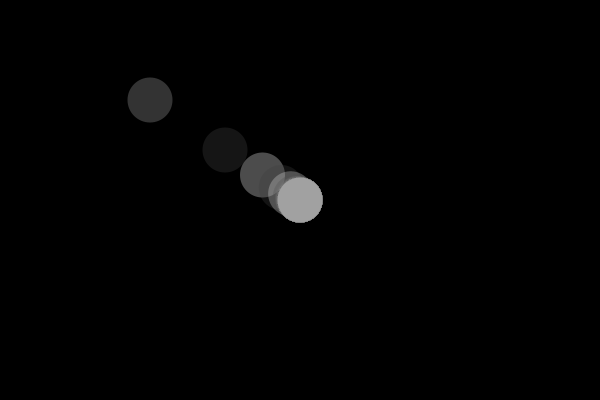
Frame 1 (no input)
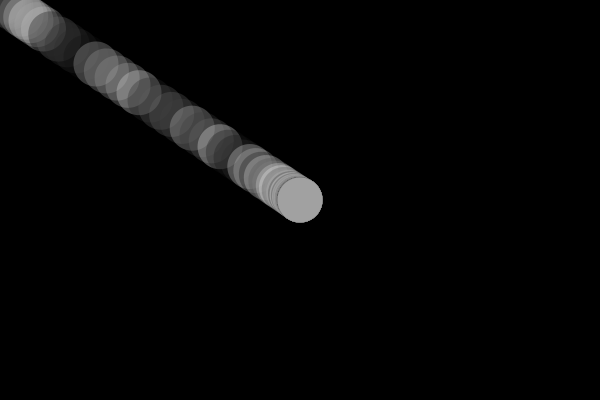
Frame 60 (the mouse pressed at the canvas centre just before this capture)
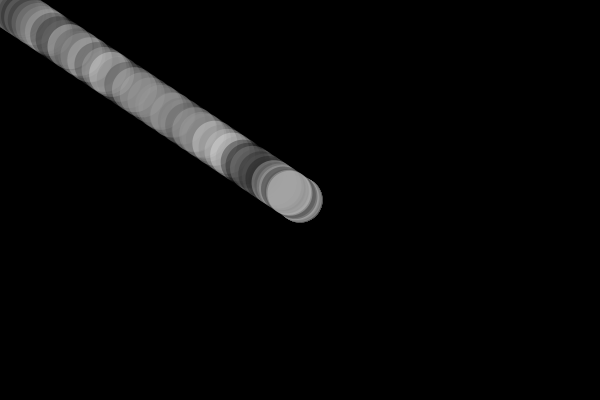
Frame 120 (the mouse held since frame 60 and released just before this capture)

The Processing sketch that drew these frames (run headless with seeded random() and noise(); from frame 60 on, the mouse is pressed at the canvas centre):

// Processing sketch: processing_12849
// ── processing_12849.pde


                
Molecula [] m;
int cant;

void setup () {
  size (600,400);
  cant = 150;
  m = new Molecula[cant];
    for (int i=0 ; i<cant ; i++ ) {
      m[i] = new Molecula();
    }
    smooth();
    
}

void draw () {
  background(0);
 //la primera sigue al mouse.
 //le paso el x del mouse y el Y del mouse: 
  
    
    for (int i=0 ; i<cant ; i++) {
      if (i==0) {
        m[i].seguir(mouseX , mouseY );
      }else{ 
      m[i].seguirMolecula ( m[i-1] );
    }
   } 
     for (int i=0 ; i<cant ; i++) {
      m[i].dibujar();
     }
}
             
class Molecula {
  
  //PROPIEDADES
  float x,y,tam;
  color relleno = color (random(255));
  //CONSTRUCTOR
  Molecula () {
     x = width/2;
     y = height/2;
     tam = 45;
         
  }
  
  //METODOS
  
  void dibujar () {
   //tam = map(mouseY,0,height,10,100);
      pushMatrix();
      noStroke();
      translate(x,y);
      fill(relleno,80);
      rectMode(CENTER);
      //rect(0,0,46,46);      
      ellipse(0,0,tam,tam);
      popMatrix();
    
  }
  
  void seguir ( float _x , float _y) {
   
      x = x + ( _x - x ) /2;
      y = y + ( _y - y ) /2;
    
  }
  
  void seguirMolecula ( Molecula _molecula ) {
   
    x = x + ( _molecula.x - x ) /2 ;
    y = y + ( _molecula.y - y ) /2 ;
    
  }
}   
